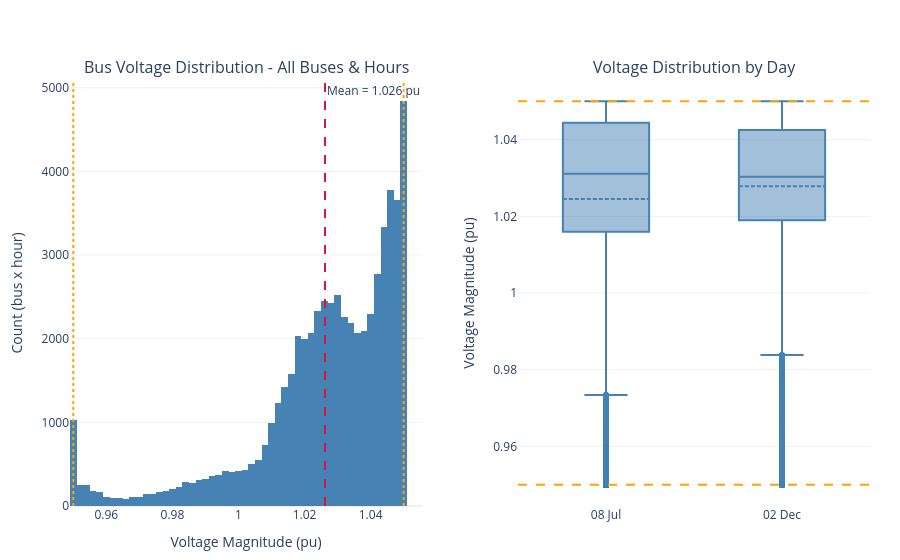

Notebook code cell kept with this figure:
### Markdown cell above
## Bus Voltage Profile

### Code cell
voltage_path = RESULTS / 'bus_voltages.csv'
if voltage_path.exists():
    voltage_df = pd.read_csv(voltage_path)
    days_v = sorted(voltage_df['date'].unique())
    voltage_df['day_label'] = voltage_df['date'].map(lambda d: pd.Timestamp(d).strftime('%d %b'))
    mean_vm = voltage_df['vm_pu'].mean()

    fig = make_subplots(
        rows=1, cols=2,
        subplot_titles=['Bus Voltage Distribution - All Buses & Hours', 'Voltage Distribution by Day'],
        horizontal_spacing=0.12,
    )
    fig.add_trace(go.Histogram(
        x=voltage_df['vm_pu'], nbinsx=60, name='Voltage', marker_color='steelblue',
        hovertemplate='Voltage bin: %{x:.3f} pu<br>Count: %{y}<extra></extra>',
    ), row=1, col=1)
    fig.add_vline(x=mean_vm, line_color='crimson', line_dash='dash', row=1, col=1,
                  annotation_text=f'Mean = {mean_vm:.3f} pu')
    fig.add_vline(x=0.95, line_color='orange', line_dash='dot', row=1, col=1)
    fig.add_vline(x=1.05, line_color='orange', line_dash='dot', row=1, col=1)

    for day in days_v:
        day_label = pd.Timestamp(day).strftime('%d %b')
        fig.add_trace(go.Box(
            y=voltage_df.loc[voltage_df['date'] == day, 'vm_pu'], name=day_label,
            marker_color='steelblue', boxmean=True,
            hovertemplate=f'{day_label}<br>Voltage: %{{y:.3f}} pu<extra></extra>',
        ), row=1, col=2)
    fig.add_hline(y=0.95, line_color='orange', line_dash='dash', row=1, col=2)
    fig.add_hline(y=1.05, line_color='orange', line_dash='dash', row=1, col=2)

    fig.update_xaxes(title_text='Voltage Magnitude (pu)', row=1, col=1)
    fig.update_yaxes(title_text='Count (bus x hour)', row=1, col=1)
    fig.update_yaxes(title_text='Voltage Magnitude (pu)', row=1, col=2)
    fig.update_layout(height=560, showlegend=False, margin=dict(l=70, r=30, t=80, b=50))
    save_plotly(fig, 'voltage_profile.html')
    fig.show()

    print(f"\nVoltage statistics (all buses x all hours):")
    print(f"  Mean : {voltage_df['vm_pu'].mean():.4f} pu")
    print(f"  Min  : {voltage_df['vm_pu'].min():.4f} pu  ({voltage_df.loc[voltage_df['vm_pu'].idxmin(), 'bus_id']})")
    print(f"  Max  : {voltage_df['vm_pu'].max():.4f} pu  ({voltage_df.loc[voltage_df['vm_pu'].idxmax(), 'bus_id']})")
    n_viol = (voltage_df['vm_pu'] < 0.95).sum() + (voltage_df['vm_pu'] > 1.05).sum()
    print(f"  Outside +/-5% (0.95-1.05): {n_viol} bus-hour entries "
          f"({100*n_viol/len(voltage_df):.1f}%)")
else:
    print('bus_voltages.csv not found - re-run run_opf.jl to generate it.')

### Figure 1 — Plotly figure (JSON) as saved in the notebook; plotly's stock layout.template omitted (floating-point values rounded to 4 significant figures; data arrays with more than 128 entries replaced by an {"elided": "..."} marker saying what was removed)
{"data": [{"hovertemplate": "Voltage bin: %{x:.3f} pu<br>Count: %{y}<extra></extra>", "marker": {"color": "steelblue"}, "name": "Voltage", "nbinsx": 60, "type": "histogram", "x": {"elided": "59328 float values"}, "xaxis": "x", "yaxis": "y"}, {"boxmean": true, "hovertemplate": "08 Jul<br>Voltage: %{y:.3f} pu<extra></extra>", "marker": {"color": "steelblue"}, "name": "08 Jul", "type": "box", "xaxis": "x2", "y": {"elided": "29664 float values"}, "yaxis": "y2"}, {"boxmean": true, "hovertemplate": "02 Dec<br>Voltage: %{y:.3f} pu<extra></extra>", "marker": {"color": "steelblue"}, "name": "02 Dec", "type": "box", "xaxis": "x2", "y": {"elided": "29664 float values"}, "yaxis": "y2"}], "layout": {"annotations": [{"font": {"size": 16}, "showarrow": false, "text": "Bus Voltage Distribution - All Buses & Hours", "x": 0.22, "xanchor": "center", "xref": "paper", "y": 1, "yanchor": "bottom", "yref": "paper"}, {"font": {"size": 16}, "showarrow": false, "text": "Voltage Distribution by Day", "x": 0.78, "xanchor": "center", "xref": "paper", "y": 1, "yanchor": "bottom", "yref": "paper"}, {"showarrow": false, "text": "Mean = 1.026 pu", "x": 1.026, "xanchor": "left", "xref": "x", "y": 1, "yanchor": "top", "yref": "y domain"}], "height": 560, "margin": {"b": 50, "l": 70, "r": 30, "t": 80}, "shapes": [{"line": {"color": "crimson", "dash": "dash"}, "type": "line", "x0": 1.026, "x1": 1.026, "xref": "x", "y0": 0, "y1": 1, "yref": "y domain"}, {"line": {"color": "orange", "dash": "dot"}, "type": "line", "x0": 0.95, "x1": 0.95, "xref": "x", "y0": 0, "y1": 1, "yref": "y domain"}, {"line": {"color": "orange", "dash": "dot"}, "type": "line", "x0": 1.05, "x1": 1.05, "xref": "x", "y0": 0, "y1": 1, "yref": "y domain"}, {"line": {"color": "orange", "dash": "dash"}, "type": "line", "x0": 0, "x1": 1, "xref": "x2 domain", "y0": 0.95, "y1": 0.95, "yref": "y2"}, {"line": {"color": "orange", "dash": "dash"}, "type": "line", "x0": 0, "x1": 1, "xref": "x2 domain", "y0": 1.05, "y1": 1.05, "yref": "y2"}], "showlegend": false, "xaxis": {"anchor": "y", "domain": [0, 0.44], "title": {"text": "Voltage Magnitude (pu)"}}, "xaxis2": {"anchor": "y2", "domain": [0.56, 1]}, "yaxis": {"anchor": "x", "domain": [0, 1], "title": {"text": "Count (bus x hour)"}}, "yaxis2": {"anchor": "x2", "domain": [0, 1], "title": {"text": "Voltage Magnitude (pu)"}}}}
